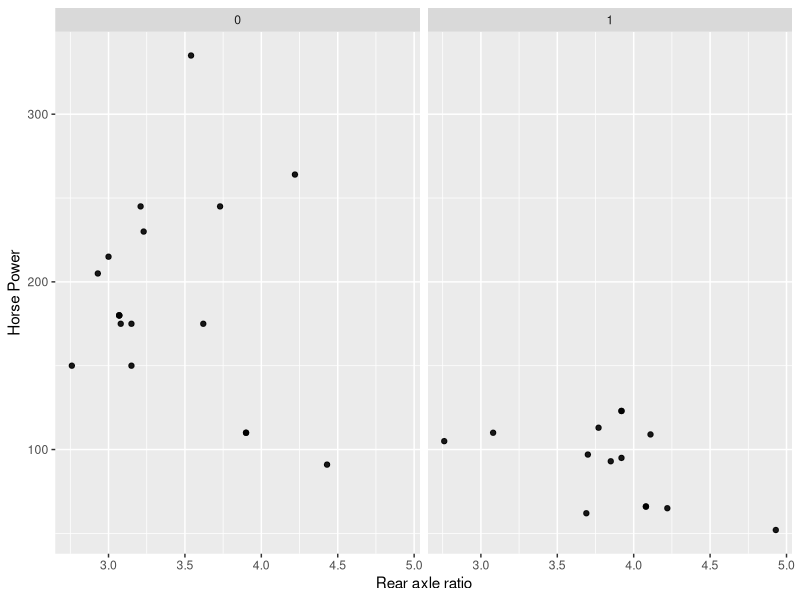

This figure's R source: (Note: this script raises an error after producing the figure.)
#mtcars plots
library(dplyr)
library(ggplot2)

#plot


#1
mtcars  %>%
  ggplot(mapping = aes(x= drat, y= hp))+ geom_point(alpha= 0.9) + facet_wrap(~vs) + 
 ylab("Horse Power") + xlab("Rear axle ratio")
+ theme_ipsum()

